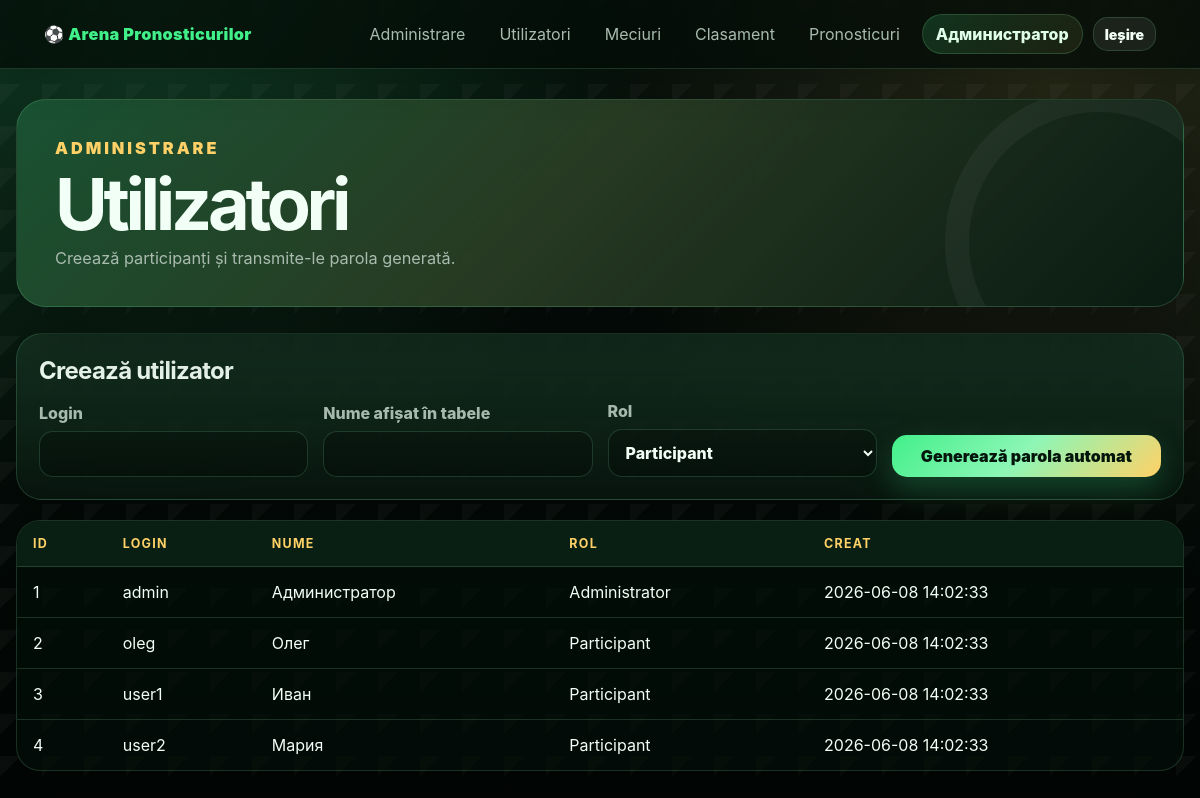
Before: /admin/users.php (signed in) with the older database file.
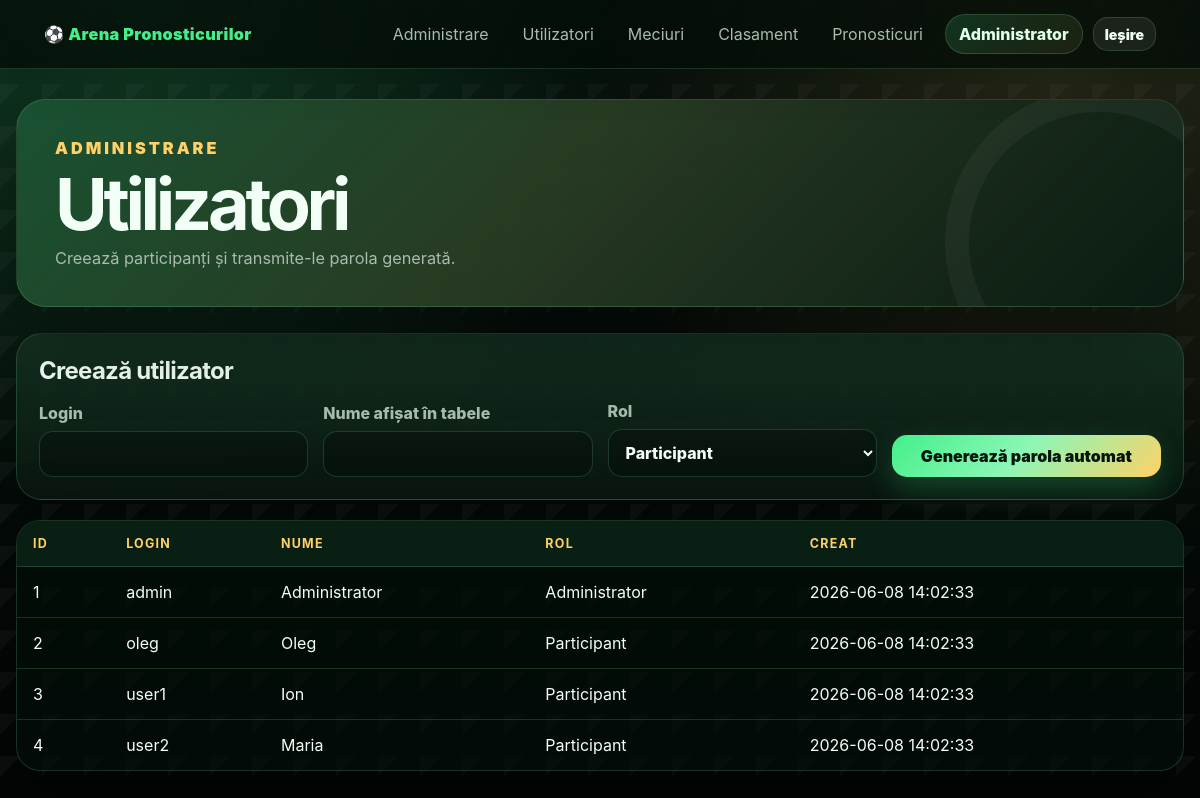
After: the same page with the newer database file.
### tables this page shows
CREATE TABLE IF NOT EXISTS users (
    id INT UNSIGNED AUTO_INCREMENT PRIMARY KEY,
    login VARCHAR(80) NOT NULL UNIQUE,
    password_hash VARCHAR(255) NOT NULL,
    role ENUM('admin', 'user') NOT NULL DEFAULT 'user',
    display_name VARCHAR(120) NOT NULL,
    created_at TIMESTAMP NOT NULL DEFAULT CURRENT_TIMESTAMP,
    updated_at TIMESTAMP NOT NULL DEFAULT CURRENT_TIMESTAMP ON UPDATE CURRENT_TIMESTAMP
);

### db.php (called while the page is built, shortened)
<?php
function getDb(): PDO
{
    static $pdo = null;
    if ($pdo === null) {
        $dsn = 'mysql:host=' . DB_HOST . ';dbname=' . DB_NAME . ';charset=utf8mb4';
        $pdo = new PDO($dsn, DB_USER, DB_PASS, [
            PDO::ATTR_ERRMODE => PDO::ERRMODE_EXCEPTION,
            PDO::ATTR_DEFAULT_FETCH_MODE => PDO::FETCH_ASSOC,
            PDO::ATTR_EMULATE_PREPARES => false,
        ]);
    }
    return $pdo;
}

### includes/auth.php (called while the page is built, shortened)
<?php
require_once __DIR__ . '/../db.php';
require_once __DIR__ . '/helpers.php';
function currentUser(): ?array
{
    $stmt = getDb()->prepare('SELECT id, login, role, display_name FROM users WHERE id = ?');
    $stmt->execute([$_SESSION['user_id']]);
    $user = $stmt->fetch();
    return $user ?: null;
}
function isAdmin(?array $user): bool
{
    return $user && $user['role'] === 'admin';
}

### includes/helpers.php (called while the page is built, shortened)
<?php
function e(?string $value): string
{
    return htmlspecialchars((string) $value, ENT_QUOTES, 'UTF-8');
}

### admin/users.php (the view, shortened to what this page needs)
<?php
require_once __DIR__ . '/../includes/auth.php';
$pdo = getDb();
$users = $pdo->query('SELECT id, login, role, display_name, created_at FROM users ORDER BY created_at DESC')->fetchAll();
$roleLabels = ['admin' => 'Administrator', 'user' => 'Participant'];
require __DIR__ . '/../includes/header.php';
?>
<section class="hero"><div><p class="eyebrow">Administrare</p><h1>Utilizatori</h1><p>Creează participanți și transmite-le parola generată.</p></div></section>
<section class="panel">
    <h2>Creează utilizator</h2>
    <form method="post" class="admin-form grid-form">
        <label>Login<input type="text" name="login" required></label>
        <label>Nume afișat în tabele<input type="text" name="display_name" required></label>
        <label>Rol<select name="role"><option value="user">Participant</option><option value="admin">Administrator</option></select></label>
        <button class="btn btn-primary" type="submit">Generează parola automat</button>
    </form>
</section>
<div class="table-wrap"><table class="data-table"><thead><tr><th>ID</th><th>Login</th><th>Nume</th><th>Rol</th><th>Creat</th></tr></thead><tbody>
<?php foreach ($users as $row): ?><tr><td><?= (int) $row['id'] ?></td><td><?= e($row['login']) ?></td><td><?= e($row['display_name']) ?></td><td><?= e($roleLabels[$row['role']] ?? $row['role']) ?></td><td><?= e($row['created_at']) ?></td></tr><?php endforeach; ?>
</tbody></table></div>
<?php require __DIR__ . '/../includes/footer.php'; ?>

### includes/header.php (shortened to what this page needs)
<?php
require_once __DIR__ . '/auth.php';
$user = currentUser();
$isAdminPage = str_contains($_SERVER['SCRIPT_NAME'] ?? '', '/admin/');
$basePrefix = $isAdminPage ? '../' : '';
?>
<!doctype html>
<html lang="ro">
<head>
    <link rel="stylesheet" href="<?= $basePrefix ?>assets/css/style.css">
</head>
<body>
<header class="topbar">
    <a class="brand" href="<?= $basePrefix ?>index.php">⚽ Arena Pronosticurilor</a>
    <nav class="nav">
        <?php if ($user): ?>
            <?php if (isAdmin($user)): ?>
                <a href="<?= $basePrefix ?>admin/dashboard.php">Administrare</a>
                <a href="<?= $basePrefix ?>admin/users.php">Utilizatori</a>
                <a href="<?= $basePrefix ?>admin/matches.php">Meciuri</a>
            <?php endif; ?>
            <a href="<?= $basePrefix ?>leaderboard.php">Clasament</a>
            <a href="<?= $basePrefix ?>predictions_matrix.php">Pronosticuri</a>
            <span class="user-chip"><?= e($user['display_name']) ?></span>
            <a class="btn btn-small" href="<?= $basePrefix ?>logout.php">Ieșire</a>
        <?php endif; ?>
    </nav>
</header>
<main class="container">

Changed rows visible on the page:
changed users "admin": display_name "Администратор" → "Administrator"
changed users "oleg": display_name "Олег" → "Oleg"
changed users "user1": display_name "Иван" → "Ion"
changed users "user2": display_name "Мария" → "Maria"
